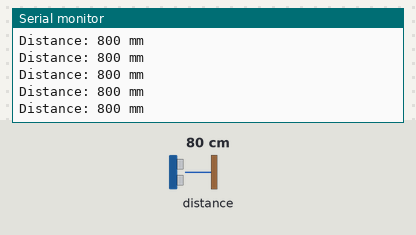
Bench run of a sketch on a simulated ESP32. Shown: the last lines printed to the serial monitor. Inputs (shaded band) come from the test bench; at power-on: distance to the obstacle 80 cm.

Above: at 1.2 s.
1.3 s: distance to the obstacle set to 2 cm
At 1.8 s:
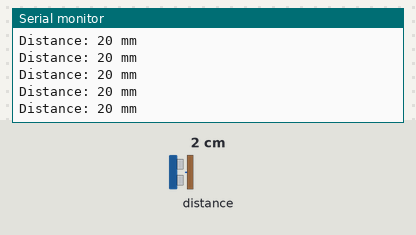
2.8 s: distance to the obstacle set to 4 cm
At 3.7 s:
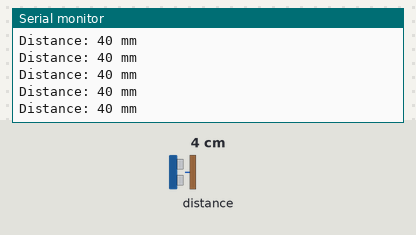
Timing chart, 0 to 5.8 s (numbered marks = the images above; inputs shaded):
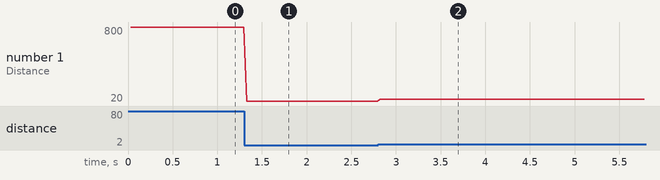

The sketch:

example.ino
```cpp
// Sets up the VL53L1X on an ESP32 (explicit SDA/SCL pins) in short distance (fast) mode with a 20 ms timing budget and continuously prints distances to Serial at ~50 Hz.
//
// Buy this module: https://shillehtek.com/products/vl53l1x-tof-sensor-4m-pre-soldered-esp32
// Full manual: https://shillehtek.com/blogs/shillehtek-product-manuals/vl53l1x-tof-sensor-4m-pre-soldered-esp32-manual
// More examples: https://github.com/shillehbean/shillehtek-examples
//

#include <Wire.h>
#include <VL53L1X.h>

VL53L1X sensor;

void setup() {
  Serial.begin(115200);
  Wire.begin(21, 22);          // SDA, SCL
  sensor.setTimeout(500);
  if (!sensor.init()) {
    Serial.println("VL53L1X not found");
    while (1);
  }
  sensor.setDistanceMode(VL53L1X::Short);     // fastest, ~1.3 m
  sensor.setMeasurementTimingBudget(20000);   // 20 ms -> 50 Hz
  sensor.startContinuous(20);
}

void loop() {
  Serial.printf("Distance: %d mm\n", sensor.read());
}
```

Measured:
- after the input at 1.3 s, the serial monitor: prints a new line at once (image 1)
- after the input at 2.8 s, the serial monitor: prints a new line at once (image 2)
- plotted number 1: 800 → 20 after the input at 1.3 s, 20 → 40 after the input at 2.8 s
